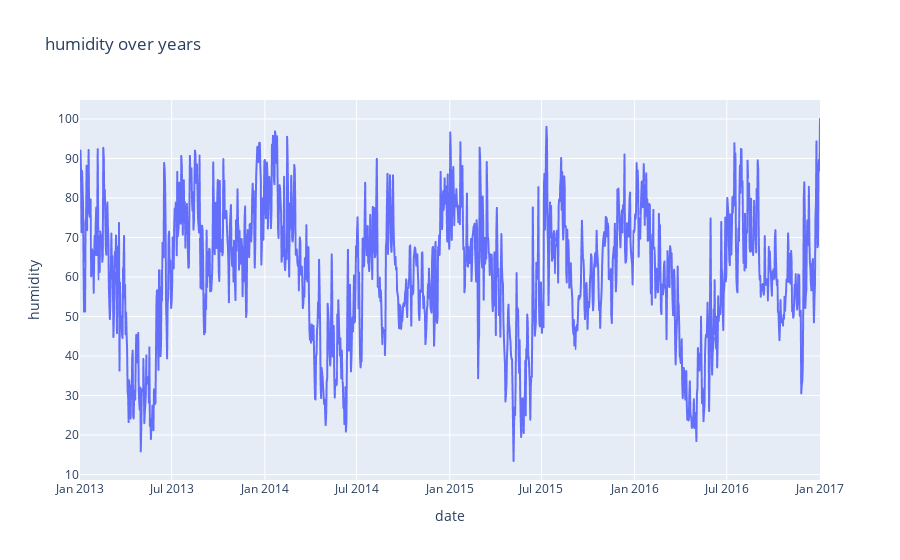

Write notebook code for a chart like this one.
### Code cell
figure=px.line(df,x="date",y="humidity",title="humidity over years")
figure.show()

### Figure 1 — Plotly figure (JSON) as saved in the notebook; plotly's stock layout.template omitted (floating-point values rounded to 4 significant figures; data arrays with more than 128 entries replaced by an {"elided": "..."} marker saying what was removed)
{"data": [{"hovertemplate": "date=%{x}<br>humidity=%{y}<extra></extra>", "legendgroup": "", "line": {"color": "#636efa", "dash": "solid"}, "marker": {"symbol": "circle"}, "mode": "lines", "name": "", "showlegend": false, "type": "scattergl", "x": {"elided": "1462 str values"}, "xaxis": "x", "y": {"elided": "1462 float values"}, "yaxis": "y"}], "layout": {"legend": {"tracegroupgap": 0}, "title": {"text": "humidity over years"}, "xaxis": {"anchor": "y", "domain": [0, 1], "title": {"text": "date"}}, "yaxis": {"anchor": "x", "domain": [0, 1], "title": {"text": "humidity"}}}}
